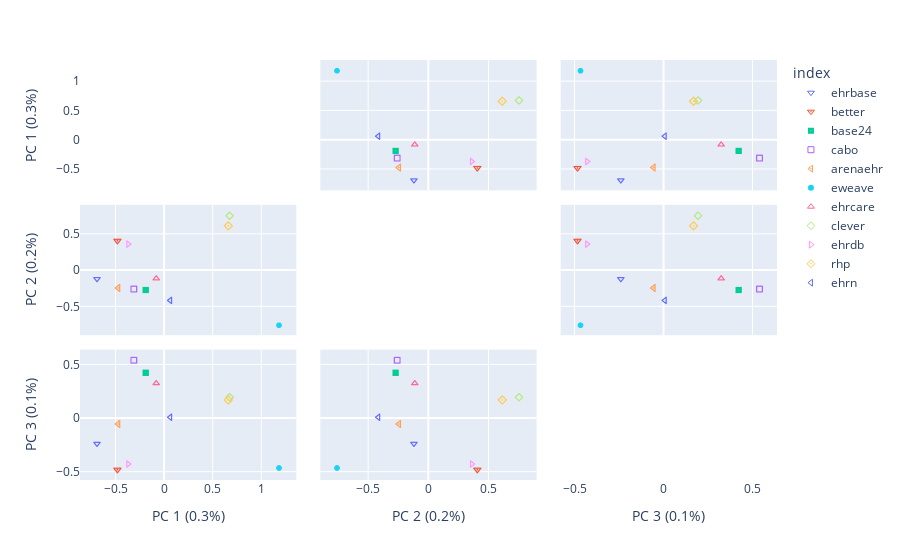

Notebook code for this chart:
### Code cell
import plotly.express as px

import plotly.graph_objects as go
from plotly.validators.scatter.marker import SymbolValidator

raw_symbol = SymbolValidator().values

symbol_sequence=[raw_symbol[25*3],raw_symbol[27*3],raw_symbol[6*3],raw_symbol[5*3],raw_symbol[31*3],
                raw_symbol[0*3],raw_symbol[21*3],raw_symbol[9*3],raw_symbol[33*3],raw_symbol[11*3],
                raw_symbol[29*3]]


from sklearn.decomposition import PCA

labels = {
    str(i): f"PC {i+1} ({var:.1f}%)"
    for i, var in enumerate(mca.explained_inertia_ * 100)
}

fig = px.scatter_matrix(
    df_mca,
    labels=labels,
    dimensions=range(3),
    symbol_sequence=symbol_sequence,
    color=df_mca.index,
    symbol=df_mca.index
)
fig.update_traces(diagonal_visible=False)
fig.show()
#fig.write_image('DimensionsReductionSurvey2023_MCA_ALLVAR_2dplots_1000dpi.pdf',scale=2)
fig.write_image('DimensionsReductionSurvey2023_MCA_ALLVAR_2dplots_1000dpi.jpeg',scale=4)

### Figure 1 — Plotly figure (JSON) as saved in the notebook; plotly's stock layout.template omitted (floating-point values rounded to 4 significant figures)
{"data": [{"diagonal": {"visible": false}, "dimensions": [{"axis": {"matches": true}, "label": "PC 1 (0.3%)", "values": [-0.6899]}, {"axis": {"matches": true}, "label": "PC 2 (0.2%)", "values": [-0.1156]}, {"axis": {"matches": true}, "label": "PC 3 (0.1%)", "values": [-0.2384]}], "hovertemplate": "index=ehrbase<br>%{xaxis.title.text}=%{x}<br>%{yaxis.title.text}=%{y}<extra></extra>", "legendgroup": "ehrbase", "marker": {"color": "#636efa", "symbol": 106}, "name": "ehrbase", "showlegend": true, "type": "splom"}, {"diagonal": {"visible": false}, "dimensions": [{"axis": {"matches": true}, "label": "PC 1 (0.3%)", "values": [-0.4798]}, {"axis": {"matches": true}, "label": "PC 2 (0.2%)", "values": [0.4118]}, {"axis": {"matches": true}, "label": "PC 3 (0.1%)", "values": [-0.4821]}], "hovertemplate": "index=better<br>%{xaxis.title.text}=%{x}<br>%{yaxis.title.text}=%{y}<extra></extra>", "legendgroup": "better", "marker": {"color": "#EF553B", "symbol": 306}, "name": "better", "showlegend": true, "type": "splom"}, {"diagonal": {"visible": false}, "dimensions": [{"axis": {"matches": true}, "label": "PC 1 (0.3%)", "values": [-0.188]}, {"axis": {"matches": true}, "label": "PC 2 (0.2%)", "values": [-0.268]}, {"axis": {"matches": true}, "label": "PC 3 (0.1%)", "values": [0.4246]}], "hovertemplate": "index=base24<br>%{xaxis.title.text}=%{x}<br>%{yaxis.title.text}=%{y}<extra></extra>", "legendgroup": "base24", "marker": {"color": "#00cc96", "symbol": 201}, "name": "base24", "showlegend": true, "type": "splom"}, {"diagonal": {"visible": false}, "dimensions": [{"axis": {"matches": true}, "label": "PC 1 (0.3%)", "values": [-0.3104]}, {"axis": {"matches": true}, "label": "PC 2 (0.2%)", "values": [-0.2551]}, {"axis": {"matches": true}, "label": "PC 3 (0.1%)", "values": [0.5417]}], "hovertemplate": "index=cabo<br>%{xaxis.title.text}=%{x}<br>%{yaxis.title.text}=%{y}<extra></extra>", "legendgroup": "cabo", "marker": {"color": "#ab63fa", "symbol": 101}, "name": "cabo", "showlegend": true, "type": "splom"}, {"diagonal": {"visible": false}, "dimensions": [{"axis": {"matches": true}, "label": "PC 1 (0.3%)", "values": [-0.472]}, {"axis": {"matches": true}, "label": "PC 2 (0.2%)", "values": [-0.2402]}, {"axis": {"matches": true}, "label": "PC 3 (0.1%)", "values": [-0.05427]}], "hovertemplate": "index=arenaehr<br>%{xaxis.title.text}=%{x}<br>%{yaxis.title.text}=%{y}<extra></extra>", "legendgroup": "arenaehr", "marker": {"color": "#FFA15A", "symbol": 307}, "name": "arenaehr", "showlegend": true, "type": "splom"}, {"diagonal": {"visible": false}, "dimensions": [{"axis": {"matches": true}, "label": "PC 1 (0.3%)", "values": [1.185]}, {"axis": {"matches": true}, "label": "PC 2 (0.2%)", "values": [-0.7557]}, {"axis": {"matches": true}, "label": "PC 3 (0.1%)", "values": [-0.4652]}], "hovertemplate": "index=eweave<br>%{xaxis.title.text}=%{x}<br>%{yaxis.title.text}=%{y}<extra></extra>", "legendgroup": "eweave", "marker": {"color": "#19d3f3", "symbol": 0}, "name": "eweave", "showlegend": true, "type": "splom"}, {"diagonal": {"visible": false}, "dimensions": [{"axis": {"matches": true}, "label": "PC 1 (0.3%)", "values": [-0.07985]}, {"axis": {"matches": true}, "label": "PC 2 (0.2%)", "values": [-0.1087]}, {"axis": {"matches": true}, "label": "PC 3 (0.1%)", "values": [0.326]}], "hovertemplate": "index=ehrcare<br>%{xaxis.title.text}=%{x}<br>%{yaxis.title.text}=%{y}<extra></extra>", "legendgroup": "ehrcare", "marker": {"color": "#FF6692", "symbol": 105}, "name": "ehrcare", "showlegend": true, "type": "splom"}, {"diagonal": {"visible": false}, "dimensions": [{"axis": {"matches": true}, "label": "PC 1 (0.3%)", "values": [0.6764]}, {"axis": {"matches": true}, "label": "PC 2 (0.2%)", "values": [0.7586]}, {"axis": {"matches": true}, "label": "PC 3 (0.1%)", "values": [0.1959]}], "hovertemplate": "index=clever<br>%{xaxis.title.text}=%{x}<br>%{yaxis.title.text}=%{y}<extra></extra>", "legendgroup": "clever", "marker": {"color": "#B6E880", "symbol": 102}, "name": "clever", "showlegend": true, "type": "splom"}, {"diagonal": {"visible": false}, "dimensions": [{"axis": {"matches": true}, "label": "PC 1 (0.3%)", "values": [-0.3684]}, {"axis": {"matches": true}, "label": "PC 2 (0.2%)", "values": [0.366]}, {"axis": {"matches": true}, "label": "PC 3 (0.1%)", "values": [-0.4281]}], "hovertemplate": "index=ehrdb<br>%{xaxis.title.text}=%{x}<br>%{yaxis.title.text}=%{y}<extra></extra>", "legendgroup": "ehrdb", "marker": {"color": "#FF97FF", "symbol": 108}, "name": "ehrdb", "showlegend": true, "type": "splom"}, {"diagonal": {"visible": false}, "dimensions": [{"axis": {"matches": true}, "label": "PC 1 (0.3%)", "values": [0.6624]}, {"axis": {"matches": true}, "label": "PC 2 (0.2%)", "values": [0.6191]}, {"axis": {"matches": true}, "label": "PC 3 (0.1%)", "values": [0.1706]}], "hovertemplate": "index=rhp<br>%{xaxis.title.text}=%{x}<br>%{yaxis.title.text}=%{y}<extra></extra>", "legendgroup": "rhp", "marker": {"color": "#FECB52", "symbol": 302}, "name": "rhp", "showlegend": true, "type": "splom"}, {"diagonal": {"visible": false}, "dimensions": [{"axis": {"matches": true}, "label": "PC 1 (0.3%)", "values": [0.06474]}, {"axis": {"matches": true}, "label": "PC 2 (0.2%)", "values": [-0.4122]}, {"axis": {"matches": true}, "label": "PC 3 (0.1%)", "values": [0.009101]}], "hovertemplate": "index=ehrn<br>%{xaxis.title.text}=%{x}<br>%{yaxis.title.text}=%{y}<extra></extra>", "legendgroup": "ehrn", "marker": {"color": "#636efa", "symbol": 107}, "name": "ehrn", "showlegend": true, "type": "splom"}], "layout": {"dragmode": "select", "legend": {"title": {"text": "index"}, "tracegroupgap": 0}, "margin": {"t": 60}}}
